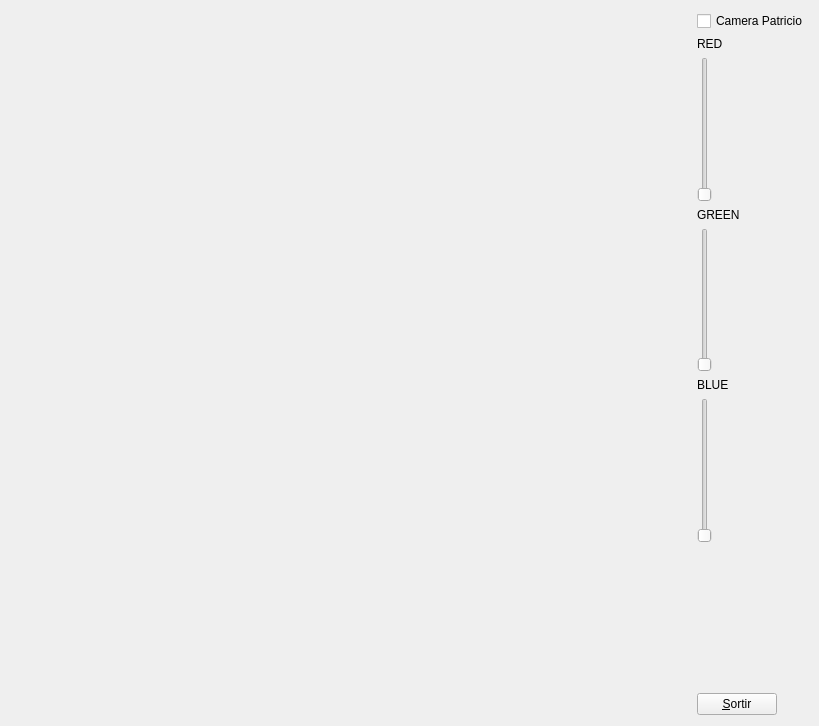
<?xml version="1.0" encoding="UTF-8"?>
<ui version="4.0">
 <class>MyForm</class>
 <widget class="QWidget" name="MyForm">
  <property name="geometry">
   <rect>
    <x>0</x>
    <y>0</y>
    <width>819</width>
    <height>726</height>
   </rect>
  </property>
  <property name="windowTitle">
   <string>Form</string>
  </property>
  <layout class="QHBoxLayout" name="horizontalLayout">
   <item>
    <widget class="MyGLWidget" name="widget" native="true">
     <property name="sizePolicy">
      <sizepolicy hsizetype="Expanding" vsizetype="Expanding">
       <horstretch>0</horstretch>
       <verstretch>0</verstretch>
      </sizepolicy>
     </property>
    </widget>
   </item>
   <item>
    <layout class="QVBoxLayout" name="verticalLayout">
     <item>
      <widget class="QCheckBox" name="checkBox">
       <property name="text">
        <string>Camera Patricio</string>
       </property>
      </widget>
     </item>
     <item>
      <widget class="QLabel" name="label">
       <property name="text">
        <string>RED</string>
       </property>
      </widget>
     </item>
     <item>
      <widget class="QSlider" name="verticalSlider">
       <property name="orientation">
        <enum>Qt::Vertical</enum>
       </property>
      </widget>
     </item>
     <item>
      <widget class="QLabel" name="label_2">
       <property name="text">
        <string>GREEN</string>
       </property>
      </widget>
     </item>
     <item>
      <widget class="QSlider" name="verticalSlider_2">
       <property name="orientation">
        <enum>Qt::Vertical</enum>
       </property>
      </widget>
     </item>
     <item>
      <widget class="QLabel" name="label_3">
       <property name="text">
        <string>BLUE</string>
       </property>
      </widget>
     </item>
     <item>
      <widget class="QSlider" name="verticalSlider_3">
       <property name="orientation">
        <enum>Qt::Vertical</enum>
       </property>
      </widget>
     </item>
     <item>
      <spacer name="verticalSpacer">
       <property name="orientation">
        <enum>Qt::Vertical</enum>
       </property>
       <property name="sizeHint" stdset="0">
        <size>
         <width>20</width>
         <height>40</height>
        </size>
       </property>
      </spacer>
     </item>
     <item>
      <widget class="QPushButton" name="pushButton">
       <property name="sizePolicy">
        <sizepolicy hsizetype="Fixed" vsizetype="Fixed">
         <horstretch>0</horstretch>
         <verstretch>0</verstretch>
        </sizepolicy>
       </property>
       <property name="text">
        <string>&amp;Sortir</string>
       </property>
      </widget>
     </item>
    </layout>
   </item>
  </layout>
 </widget>
 <customwidgets>
  <customwidget>
   <class>MyGLWidget</class>
   <extends>QWidget</extends>
   <header>MyGLWidget.h</header>
   <container>1</container>
   <slots>
    <signal>activaCheck()</signal>
    <signal>canviaRed(int)</signal>
    <signal>canviaGreen(int)</signal>
    <signal>canviaBlue(int)</signal>
    <slot>canviaCamera()</slot>
    <slot>componentRed(int)</slot>
    <slot>componentGreen(int)</slot>
    <slot>componentBlue(int)</slot>
   </slots>
  </customwidget>
 </customwidgets>
 <resources/>
 <connections>
  <connection>
   <sender>pushButton</sender>
   <signal>clicked()</signal>
   <receiver>MyForm</receiver>
   <slot>close()</slot>
   <hints>
    <hint type="sourcelabel">
     <x>767</x>
     <y>716</y>
    </hint>
    <hint type="destinationlabel">
     <x>839</x>
     <y>529</y>
    </hint>
   </hints>
  </connection>
  <connection>
   <sender>checkBox</sender>
   <signal>clicked(bool)</signal>
   <receiver>widget</receiver>
   <slot>canviaCamera()</slot>
   <hints>
    <hint type="sourcelabel">
     <x>776</x>
     <y>25</y>
    </hint>
    <hint type="destinationlabel">
     <x>663</x>
     <y>93</y>
    </hint>
   </hints>
  </connection>
  <connection>
   <sender>widget</sender>
   <signal>activaCheck()</signal>
   <receiver>checkBox</receiver>
   <slot>toggle()</slot>
   <hints>
    <hint type="sourcelabel">
     <x>676</x>
     <y>144</y>
    </hint>
    <hint type="destinationlabel">
     <x>755</x>
     <y>9</y>
    </hint>
   </hints>
  </connection>
  <connection>
   <sender>verticalSlider</sender>
   <signal>valueChanged(int)</signal>
   <receiver>widget</receiver>
   <slot>componentRed(int)</slot>
   <hints>
    <hint type="sourcelabel">
     <x>701</x>
     <y>198</y>
    </hint>
    <hint type="destinationlabel">
     <x>611</x>
     <y>175</y>
    </hint>
   </hints>
  </connection>
  <connection>
   <sender>verticalSlider_2</sender>
   <signal>sliderMoved(int)</signal>
   <receiver>widget</receiver>
   <slot>componentGreen(int)</slot>
   <hints>
    <hint type="sourcelabel">
     <x>701</x>
     <y>369</y>
    </hint>
    <hint type="destinationlabel">
     <x>637</x>
     <y>338</y>
    </hint>
   </hints>
  </connection>
  <connection>
   <sender>verticalSlider_3</sender>
   <signal>sliderMoved(int)</signal>
   <receiver>widget</receiver>
   <slot>componentBlue(int)</slot>
   <hints>
    <hint type="sourcelabel">
     <x>699</x>
     <y>439</y>
    </hint>
    <hint type="destinationlabel">
     <x>671</x>
     <y>442</y>
    </hint>
   </hints>
  </connection>
  <connection>
   <sender>widget</sender>
   <signal>canviaRed(int)</signal>
   <receiver>verticalSlider</receiver>
   <slot>setValue(int)</slot>
   <hints>
    <hint type="sourcelabel">
     <x>675</x>
     <y>116</y>
    </hint>
    <hint type="destinationlabel">
     <x>696</x>
     <y>117</y>
    </hint>
   </hints>
  </connection>
  <connection>
   <sender>widget</sender>
   <signal>canviaGreen(int)</signal>
   <receiver>verticalSlider_2</receiver>
   <slot>setValue(int)</slot>
   <hints>
    <hint type="sourcelabel">
     <x>664</x>
     <y>271</y>
    </hint>
    <hint type="destinationlabel">
     <x>694</x>
     <y>274</y>
    </hint>
   </hints>
  </connection>
  <connection>
   <sender>widget</sender>
   <signal>canviaBlue(int)</signal>
   <receiver>verticalSlider_3</receiver>
   <slot>setValue(int)</slot>
   <hints>
    <hint type="sourcelabel">
     <x>675</x>
     <y>479</y>
    </hint>
    <hint type="destinationlabel">
     <x>701</x>
     <y>478</y>
    </hint>
   </hints>
  </connection>
 </connections>
</ui>
